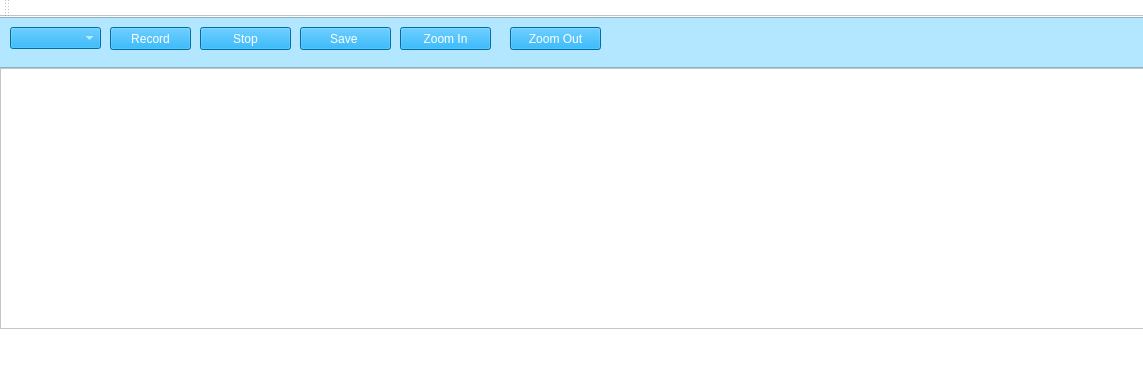
<?xml version="1.0" encoding="UTF-8"?>
<ui version="4.0">
 <class>MainWindow</class>
 <widget class="QMainWindow" name="MainWindow">
  <property name="geometry">
   <rect>
    <x>0</x>
    <y>0</y>
    <width>1143</width>
    <height>387</height>
   </rect>
  </property>
  <property name="windowTitle">
   <string>MainWindow</string>
  </property>
  <property name="styleSheet">
   <string notr="true">background-color: rgb(145, 145, 145);
background-color: rgb(255, 255, 255);</string>
  </property>
  <widget class="QWidget" name="centralWidget">
   <widget class="QLabel" name="statusLabel">
    <property name="geometry">
     <rect>
      <x>0</x>
      <y>320</y>
      <width>271</width>
      <height>16</height>
     </rect>
    </property>
    <property name="text">
     <string/>
    </property>
   </widget>
   <widget class="QFrame" name="frame">
    <property name="geometry">
     <rect>
      <x>-10</x>
      <y>0</y>
      <width>1161</width>
      <height>51</height>
     </rect>
    </property>
    <property name="styleSheet">
     <string notr="true">background-color: rgb(179, 230, 255);</string>
    </property>
    <property name="frameShape">
     <enum>QFrame::StyledPanel</enum>
    </property>
    <property name="frameShadow">
     <enum>QFrame::Raised</enum>
    </property>
    <widget class="QComboBox" name="serialPortComboBox">
     <property name="geometry">
      <rect>
       <x>20</x>
       <y>10</y>
       <width>91</width>
       <height>22</height>
      </rect>
     </property>
     <property name="styleSheet">
      <string notr="true">background-color: rgb(0, 153, 230);
color: rgb(255, 255, 255);</string>
     </property>
    </widget>
    <widget class="QPushButton" name="recordButton">
     <property name="geometry">
      <rect>
       <x>120</x>
       <y>10</y>
       <width>81</width>
       <height>23</height>
      </rect>
     </property>
     <property name="styleSheet">
      <string notr="true">background-color: rgb(0, 153, 230);
color: rgb(255, 255, 255);
</string>
     </property>
     <property name="text">
      <string>Record</string>
     </property>
    </widget>
    <widget class="QPushButton" name="stopButton">
     <property name="geometry">
      <rect>
       <x>210</x>
       <y>10</y>
       <width>91</width>
       <height>23</height>
      </rect>
     </property>
     <property name="styleSheet">
      <string notr="true">background-color: rgb(0, 153, 230);
color: rgb(255, 255, 255);</string>
     </property>
     <property name="text">
      <string>Stop</string>
     </property>
    </widget>
    <widget class="QPushButton" name="saveButton">
     <property name="geometry">
      <rect>
       <x>310</x>
       <y>10</y>
       <width>91</width>
       <height>23</height>
      </rect>
     </property>
     <property name="styleSheet">
      <string notr="true">background-color: rgb(0, 153, 230);
color: rgb(255, 255, 255);</string>
     </property>
     <property name="text">
      <string>Save </string>
     </property>
    </widget>
    <widget class="QPushButton" name="zoomInButton">
     <property name="geometry">
      <rect>
       <x>410</x>
       <y>10</y>
       <width>91</width>
       <height>23</height>
      </rect>
     </property>
     <property name="styleSheet">
      <string notr="true">background-color: rgb(0, 153, 230);
color: rgb(255, 255, 255);</string>
     </property>
     <property name="text">
      <string>Zoom In</string>
     </property>
    </widget>
    <widget class="QPushButton" name="zoomOutButton">
     <property name="geometry">
      <rect>
       <x>520</x>
       <y>10</y>
       <width>91</width>
       <height>23</height>
      </rect>
     </property>
     <property name="styleSheet">
      <string notr="true">background-color: rgb(0, 153, 230);
color: rgb(255, 255, 255);</string>
     </property>
     <property name="text">
      <string>Zoom Out</string>
     </property>
    </widget>
   </widget>
   <widget class="QGraphicsView" name="waveformGraphicsView">
    <property name="geometry">
     <rect>
      <x>0</x>
      <y>51</y>
      <width>1151</width>
      <height>261</height>
     </rect>
    </property>
   </widget>
   <widget class="QLabel" name="QStatusBar1">
    <property name="geometry">
     <rect>
      <x>1090</x>
      <y>320</y>
      <width>47</width>
      <height>13</height>
     </rect>
    </property>
    <property name="text">
     <string/>
    </property>
   </widget>
  </widget>
  <widget class="QMenuBar" name="menuBar">
   <property name="geometry">
    <rect>
     <x>0</x>
     <y>0</y>
     <width>1143</width>
     <height>21</height>
    </rect>
   </property>
  </widget>
  <widget class="QToolBar" name="mainToolBar">
   <attribute name="toolBarArea">
    <enum>TopToolBarArea</enum>
   </attribute>
   <attribute name="toolBarBreak">
    <bool>false</bool>
   </attribute>
  </widget>
  <widget class="QStatusBar" name="statusBar"/>
 </widget>
 <layoutdefault spacing="6" margin="11"/>
 <resources/>
 <connections/>
</ui>
